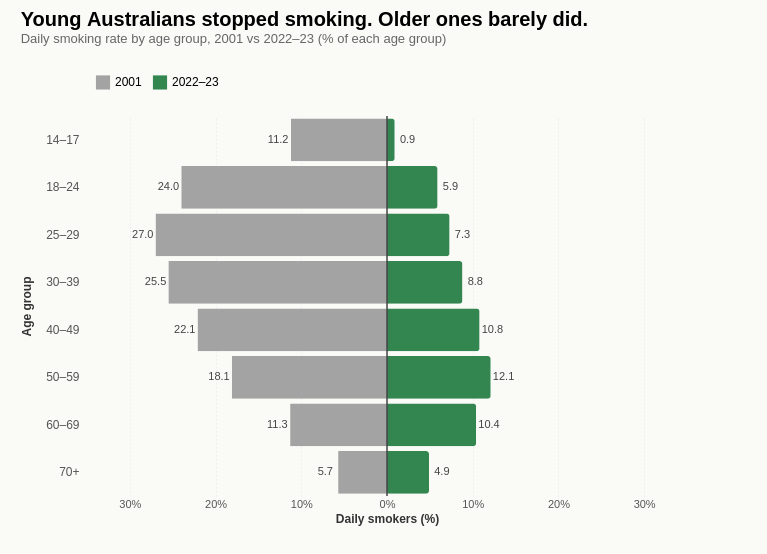

Here is the Vega-Lite specification saved for this chart:
### Vega-Lite specification from a JSON file in a GitHub repository (floating-point values rounded to 4 significant figures)
{"$schema": "https://vega.github.io/schema/vega-lite/v5.json", "title": {"text": "Young Australians stopped smoking. Older ones barely did.", "subtitle": "Daily smoking rate by age group, 2001 vs 2022–23 (% of each age group)", "anchor": "start", "fontSize": 20, "subtitleFontSize": 13, "subtitleColor": "#666", "offset": 20}, "config": {"view": {"stroke": null}, "font": "sans-serif"}, "background": "#FAFAF7", "width": 600, "height": 380, "padding": {"left": 20, "right": 80, "top": 10, "bottom": 30}, "layer": [{"data": {"values": [{"age": "14–17", "year": "2001", "value": 11.2, "value_signed": -11.2}, {"age": "14–17", "year": "2022–23", "value": 0.9, "value_signed": 0.9}, {"age": "18–24", "year": "2001", "value": 24.0, "value_signed": -24.0}, {"age": "18–24", "year": "2022–23", "value": 5.9, "value_signed": 5.9}, {"age": "25–29", "year": "2001", "value": 27.0, "value_signed": -27.0}, {"age": "25–29", "year": "2022–23", "value": 7.3, "value_signed": 7.3}, {"age": "30–39", "year": "2001", "value": 25.5, "value_signed": -25.5}, {"age": "30–39", "year": "2022–23", "value": 8.8, "value_signed": 8.8}, {"age": "40–49", "year": "2001", "value": 22.1, "value_signed": -22.1}, {"age": "40–49", "year": "2022–23", "value": 10.8, "value_signed": 10.8}, {"age": "50–59", "year": "2001", "value": 18.1, "value_signed": -18.1}, {"age": "50–59", "year": "2022–23", "value": 12.1, "value_signed": 12.1}, {"age": "60–69", "year": "2001", "value": 11.3, "value_signed": -11.3}, {"age": "60–69", "year": "2022–23", "value": 10.4, "value_signed": 10.4}, {"age": "70+", "year": "2001", "value": 5.7, "value_signed": -5.7}, {"age": "70+", "year": "2022–23", "value": 4.9, "value_signed": 4.9}]}, "mark": {"type": "bar", "cornerRadiusEnd": 3, "opacity": 0.9}, "encoding": {"y": {"field": "age", "type": "ordinal", "sort": ["14–17", "18–24", "25–29", "30–39", "40–49", "50–59", "60–69", "70+"], "title": "Age group", "axis": {"labelFontSize": 12, "labelColor": "#555", "titleFontSize": 12, "titleColor": "#333", "domain": false, "ticks": false, "labelPadding": 8, "titlePadding": 12}}, "x": {"field": "value_signed", "type": "quantitative", "title": "Daily smokers (%)", "scale": {"domain": [-35, 35]}, "axis": {"values": [-30, -20, -10, 0, 10, 20, 30], "labelExpr": "abs(datum.value) + '%'", "labelFontSize": 11, "labelColor": "#555", "titleFontSize": 12, "titleColor": "#333", "domain": false, "ticks": false, "grid": true, "gridColor": "#EEE", "gridDash": [2, 2]}}, "color": {"field": "year", "type": "nominal", "scale": {"domain": ["2001", "2022–23"], "range": ["#9B9B9B", "#1F7A3D"]}, "legend": {"orient": "top", "title": null, "labelFontSize": 12, "symbolType": "square", "symbolSize": 200, "padding": 8}}}}, {"data": {"values": [{"age": "14–17", "x": -12.7, "value": 11.2, "align": "right"}, {"age": "14–17", "x": 2.4, "value": 0.9, "align": "left"}, {"age": "18–24", "x": -25.5, "value": 24.0, "align": "right"}, {"age": "18–24", "x": 7.4, "value": 5.9, "align": "left"}, {"age": "25–29", "x": -28.5, "value": 27.0, "align": "right"}, {"age": "25–29", "x": 8.8, "value": 7.3, "align": "left"}, {"age": "30–39", "x": -27.0, "value": 25.5, "align": "right"}, {"age": "30–39", "x": 10.3, "value": 8.8, "align": "left"}, {"age": "40–49", "x": -23.6, "value": 22.1, "align": "right"}, {"age": "40–49", "x": 12.3, "value": 10.8, "align": "left"}, {"age": "50–59", "x": -19.6, "value": 18.1, "align": "right"}, {"age": "50–59", "x": 13.6, "value": 12.1, "align": "left"}, {"age": "60–69", "x": -12.8, "value": 11.3, "align": "right"}, {"age": "60–69", "x": 11.9, "value": 10.4, "align": "left"}, {"age": "70+", "x": -7.2, "value": 5.7, "align": "right"}, {"age": "70+", "x": 6.4, "value": 4.9, "align": "left"}]}, "mark": {"type": "text", "fontSize": 11, "fontWeight": 500, "color": "#444"}, "encoding": {"y": {"field": "age", "type": "ordinal", "sort": ["14–17", "18–24", "25–29", "30–39", "40–49", "50–59", "60–69", "70+"]}, "x": {"field": "x", "type": "quantitative"}, "text": {"field": "value", "format": ".1f"}, "align": {"field": "align", "type": "nominal"}}}, {"data": {"values": [{"x": 0}]}, "mark": {"type": "rule", "stroke": "#444", "strokeWidth": 1.5}, "encoding": {"x": {"field": "x", "type": "quantitative"}}}]}
